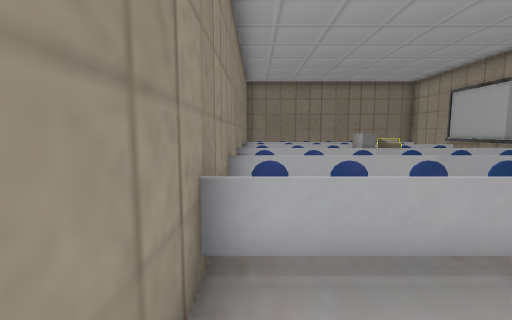
[1] (above)

13 first-person views from a walk through a Godot game level. The camera is 1.5 m above the floor, tilts 6° down and sees 90° across. The floor is counted in squares, 1 m on a side. Each view is taken from the middle of a square. On the plan, view 1 faces up. The plan holds only what a view shows up to about 13 squares ahead; the rest is blank. Some surface patterns are stand-ins.

[2]
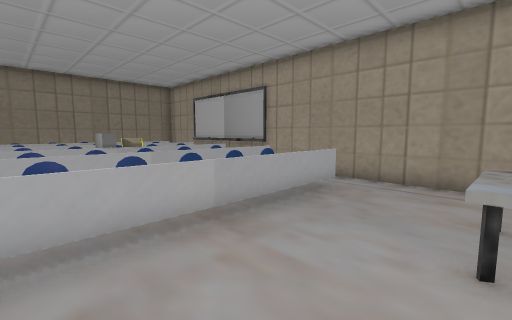

[3]
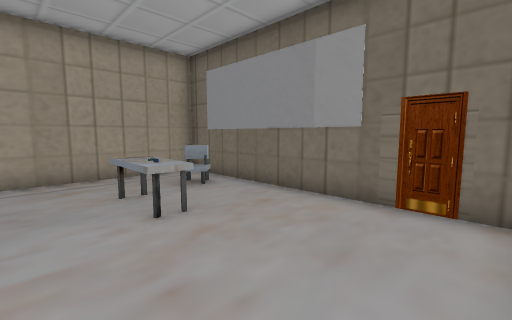

[4]
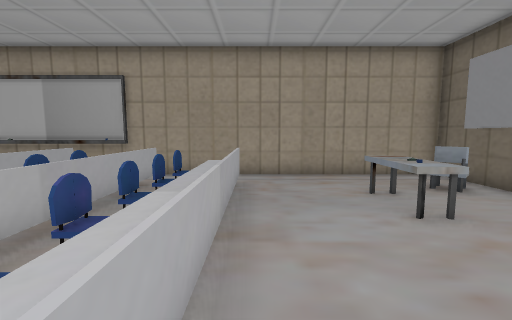

[5]
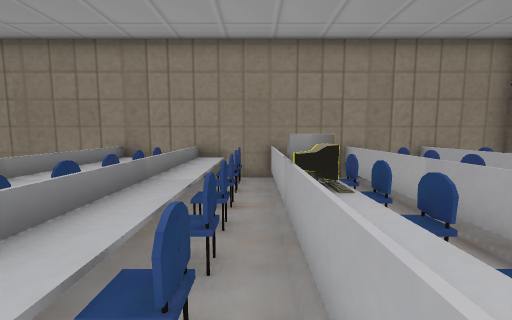

[6]
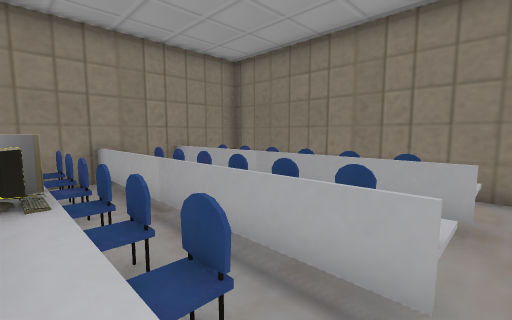

[7]
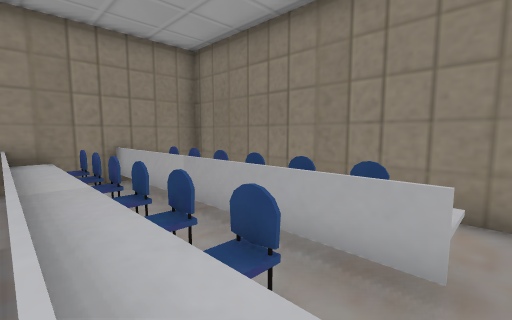

[8]
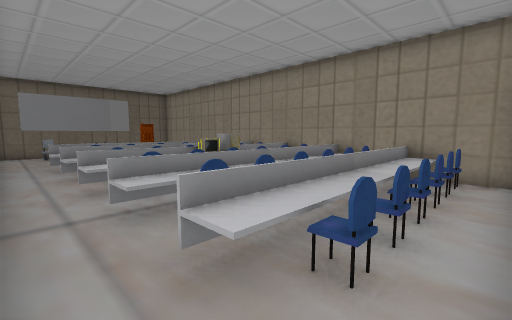

[9]
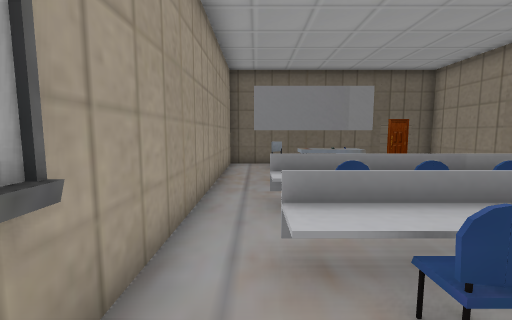

[10]
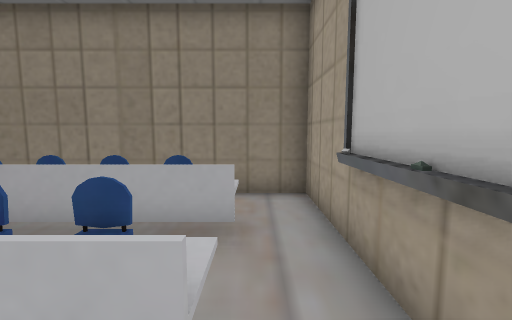

[11]
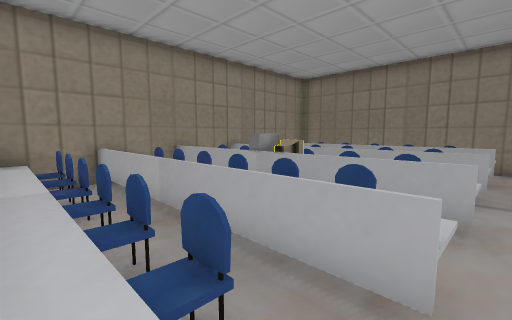

[12]
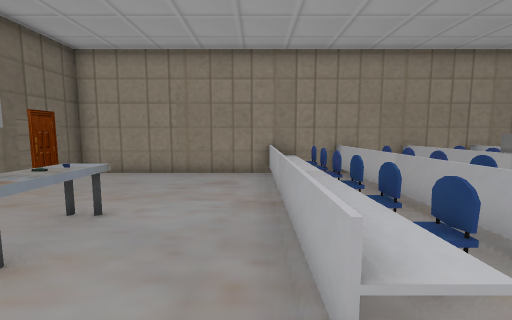

[13]
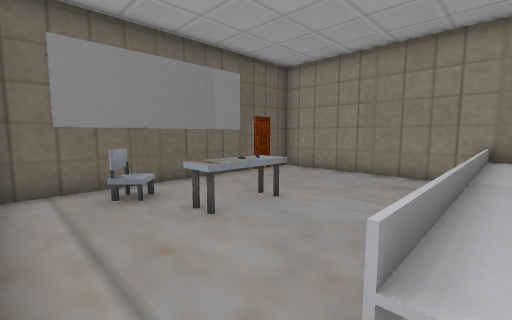

### Floor plan
Key: @ floor where view 1 was taken; # wall or solid block; . floor; D closed door; = window, fence, low wall or low ledge; ^ raised ledge; M monitor; K keyboard; O other object.
Columns run from 1 left of view 1 to 10 right of it. Each row starts with its distance up from view 1.
 16 ############
 15 #..........#
 14 #===#=#==..#
 13 #^^^^^^^^..#
 12 #.........##
 11 #^^^^^^^^.#
 10 #^^^^^^^^.#
  9 #===#=#==.#
  8 #^^^^K^^^.#
  7 #....M....##
  6 #^^^^^^^^..#
  5 #^^^^^^^^..#
  4 #===#=#==..#
  3 #^^^^^^^^..#
  2 #..........#
  1 #..........#
  0 #@.........#
 -1 #.....^^...#
 -2 #..........#
 -3 #.......O..#
 -4 #..........#
 -5 ##D#########

Where each view was taken, in squares from view 1:
view 1: 0 up, 0 right, facing up
view 2: 1 down, 1 right, facing up-right
view 3: 1 up, 0 right, facing down-right
view 4: 2 up, 0 right, facing right
view 5: 7 up, 8 right, facing left
view 6: 8 up, 8 right, facing up-left
view 7: 10 up, 8 right, facing up-left
view 8: 15 up, 9 right, facing down-left
view 9: 8 up, 8 right, facing down
view 10: 9 up, 8 right, facing up
view 11: 3 up, 8 right, facing up-left
view 12: 2 up, 9 right, facing left
view 13: 3 up, 9 right, facing down-left
